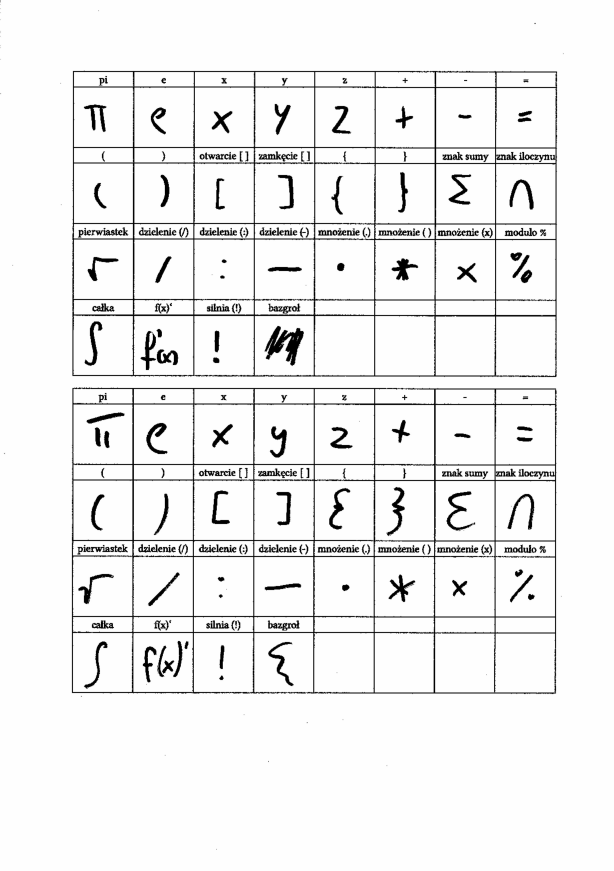
#> input picture assets/tables_to_crop/Zosia_Inz_0001.jpg, 2454 x 3484 px, given in place of Zosia_Inz_00010.jpg, which was not available (shown at 1/4 size)
$ python Cropp_pics_to_database.py
#> lines starting #> are read from the running program, lines starting #| are printed output that depends on the picture; pictures that were not available may be replaced by others from this repository, and a replacement may not be noted
import os

import cv2 as cv
import matplotlib.pyplot as plt
import numpy as np

path = "assets/"
database_path = "database/"

# naprawić cięcie, bo na razie tylko do 5 dobrze tnie
def crop_image(image, table, i_from_pic):
    size = 235
    gap_row = 70
    gap_col = 5
    for i in range(1,3):
        x_start, y_start = 300, 350
        if i == 2:
           y_start = 1620
        for x in range(len(table)):
            x_end = x_start + size
            y_end = y_start + size
            image_copy = image.copy()
            ready_pic = image_copy[y_start:y_end, x_start:x_end]
            save_path = path + database_path + table[x]
            if not os.path.exists(save_path):
                os.makedirs(save_path)
            file_name = f"crop_{x}_{i_from_pic}_{i}.png"
            cv.imwrite(os.path.join(save_path, file_name), ready_pic)
            if (x + 1) % 8 == 0:
                y_start = y_end + gap_row
                x_start = 300
            else:
                x_start = x_end + gap_col

def main():
    table = ["pi", "e", "x", "y", "z", "plus", "minus", "rowna_sie", "otwarcie1", "zamkniecie1", "otwarcie2", "zamkniecie2",
             "otwarcie3", "zamkniecie3", "symbol_sumy", "znak_iloczynu", "pierwiastek", "dzielenie_slash", "dzielenie_dwukropek",
             "dzielenie_ulamek", "mnozenie_kropka", "mnozenie_gwiazdka", "mnozenie_x", "modulo", "calka", "pochodna", "silnia", "bazgrol"]
    for i in range(10, 15):
        filename = f"tables_to_crop/Zosia_Inz_000{i}.jpg"
        full_path = os.path.join(path, filename)
        original_img = cv.imread(full_path)
#> original_img is the input picture: shape (3484, 2454, 3); min 0, max 255, mean 239.5
        if original_img is None:
            print(f"Nie znaleziono pliku: {full_path}")
            continue
        img_copy = original_img.copy()
        crop_image(img_copy, table,i)
#> the loop in crop_image, `for i in range(1,3):` made 2 passes
#> pass 1, in crop_image, `cv.imwrite(os.path.join(save_path, file_name), ready_pic)`:
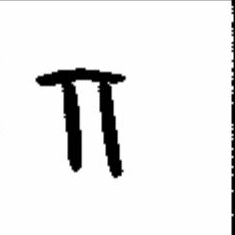
#> saved as crop_0_10_1.png: shape (235, 235, 3); min 0, max 255, mean 234.9
#> pass 1, in crop_image, `cv.imwrite(os.path.join(save_path, file_name), ready_pic)`:
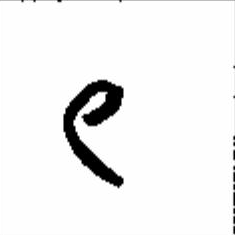
#> saved as crop_1_10_1.png: shape (235, 235, 3); min 0, max 255, mean 241.1
#> pass 1, in crop_image, `cv.imwrite(os.path.join(save_path, file_name), ready_pic)`:
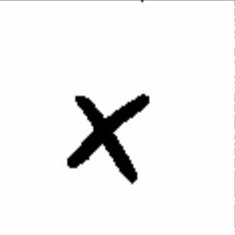
#> saved as crop_2_10_1.png: shape (235, 235, 3); min 0, max 255, mean 241.4
#> pass 1, in crop_image, `cv.imwrite(os.path.join(save_path, file_name), ready_pic)`:
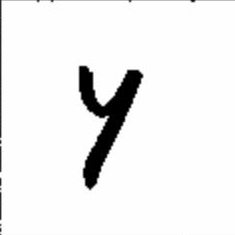
#> saved as crop_3_10_1.png: shape (235, 235, 3); min 0, max 255, mean 239.2
#> pass 2 of the loop in main, `for i in range(10, 15):`:
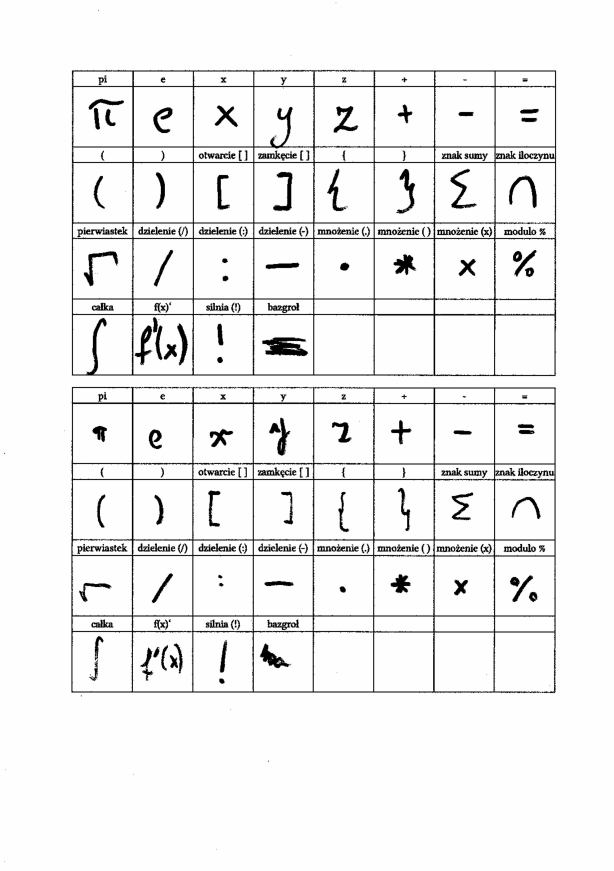
#> input picture assets/tables_to_crop/Zosia_Inz_0002.jpg, 2454 x 3484 px, given in place of Zosia_Inz_00011.jpg, which was not available (shown at 1/4 size)
#> in main, original_img is the input picture: shape (3484, 2454, 3); min 0, max 255, mean 239.5
#> the loop in crop_image (call 2), `for i in range(1,3):` made 2 passes
#> pass 1, in crop_image (call 2), `cv.imwrite(os.path.join(save_path, file_name), ready_pic)`:
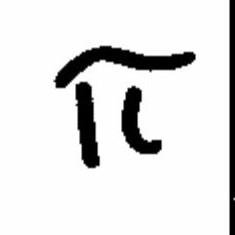
#> saved as crop_0_11_1.png: shape (235, 235, 3); min 0, max 255, mean 226
#> pass 1, in crop_image (call 2), `cv.imwrite(os.path.join(save_path, file_name), ready_pic)`:
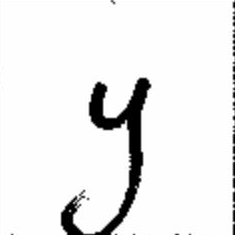
#> saved as crop_3_11_1.png: shape (235, 235, 3); min 0, max 255, mean 237.3


if __name__ == "__main__":
    main()
